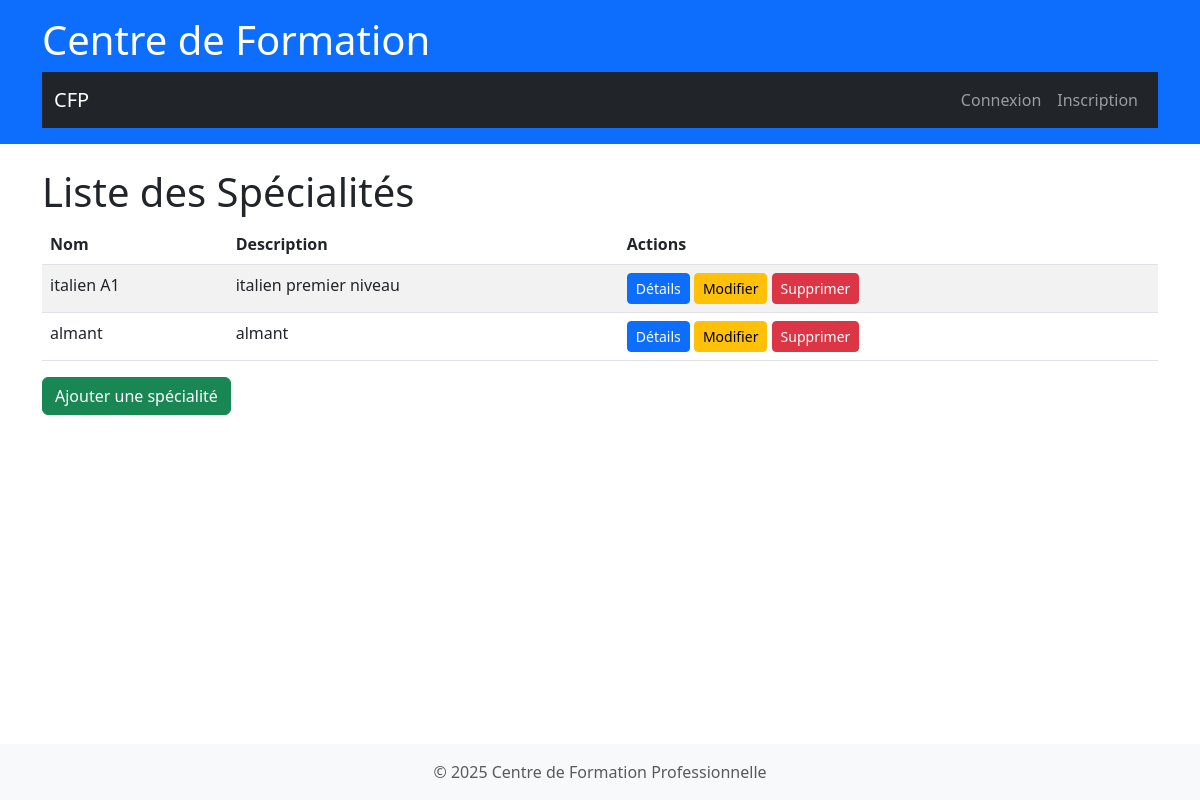
/specialite/liste/, run on an earlier commit of the app's database.
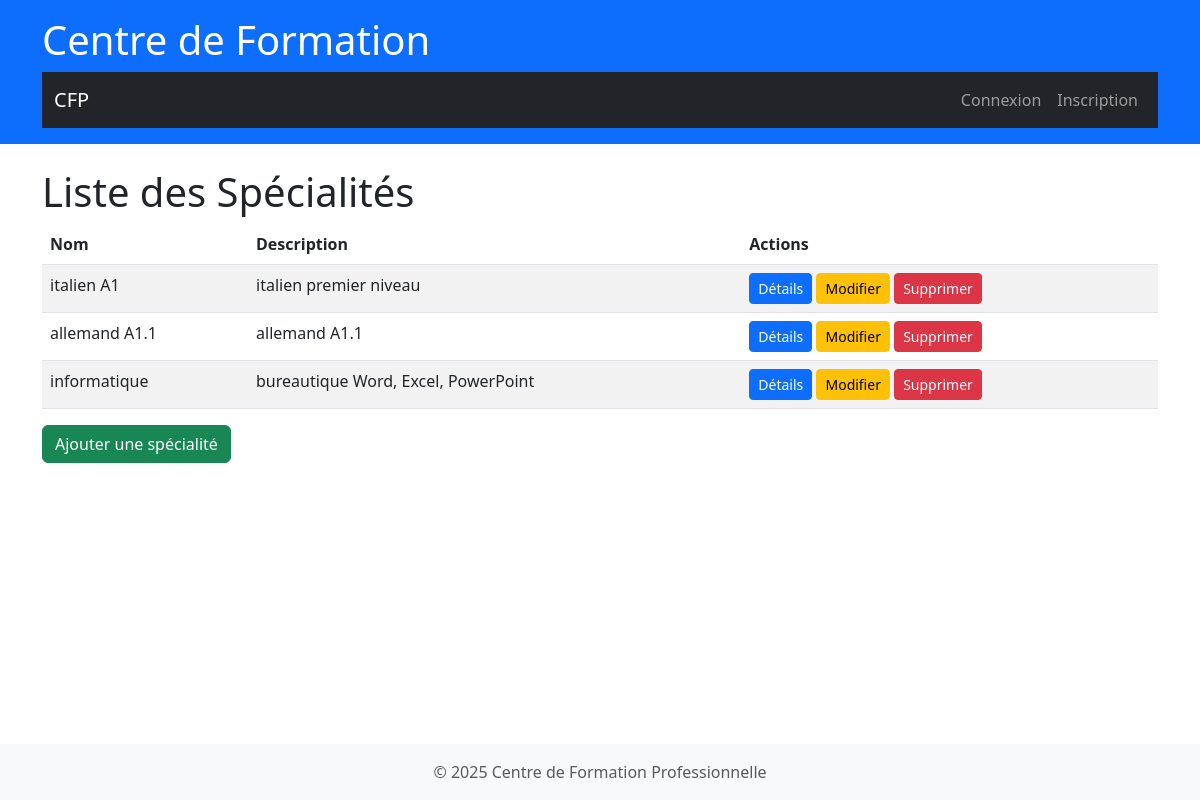
And on a later commit of the database.
### specialite/models.py (models this page shows, shortened)
class Specialite(models.Model):
    nom = models.CharField(max_length=100)
    description = models.TextField(blank=True, null=True)

### specialite/views.py (the view)
# urls.py: path('liste/', views.specialite_list, name='specialite_list'),
def specialite_list(request):
    specialites = Specialite.objects.all()
    paginator = Paginator(specialites, 10) # 10 spécialités par page
    page = request.GET.get('page')
    try:
        specialites = paginator.page(page)
    except PageNotAnInteger:
        specialites = paginator.page(1)
    except EmptyPage:
        specialites = paginator.page(paginator.num_pages)
    return render(request, 'specialite/specialite_list.html', {'specialites': specialites})

### specialite/templates/specialite/specialite_list.html (shortened to what this page needs)
{% extends 'base.html' %}
{% load static %}
{% block content %}
  <h1>Liste des Spécialités</h1>
  <div class="table-responsive">
    <table class="table table-striped">
      <thead>
        <tr>
          <th>Nom</th>
          <th>Description</th>
          <th>Actions</th>
        </tr>
      </thead>
      <tbody>
        {% if specialites %}
          {% for specialite in specialites %}
            <tr>
              <td>{{ specialite.nom }}</td>
              <td>{{ specialite.description }}</td>
              <td>
                <a href="{% url 'specialite:specialite_detail' specialite.pk %}" class="btn btn-primary btn-sm">Détails</a>
                <a href="{% url 'specialite:specialite_update' specialite.pk %}" class="btn btn-warning btn-sm">Modifier</a>
                <a href="{% url 'specialite:specialite_delete' specialite.pk %}" class="btn btn-danger btn-sm" >Supprimer</a>
              </td>
            </tr>
          {% endfor %}
        {% endif %}
      </tbody>
    </table>
  </div>
  <a href="{% url 'specialite:specialite_create' %}" class="btn btn-success">Ajouter une spécialité</a>
{% endblock %}

What changed in the data, as far as the page shows it:
changed Specialite: nom "almant" → "allemand A1.1"; description "almant" → "allemand A1.1"
added Specialite: nom "informatique", description "bureautique Word, Excel, PowerPoint"
